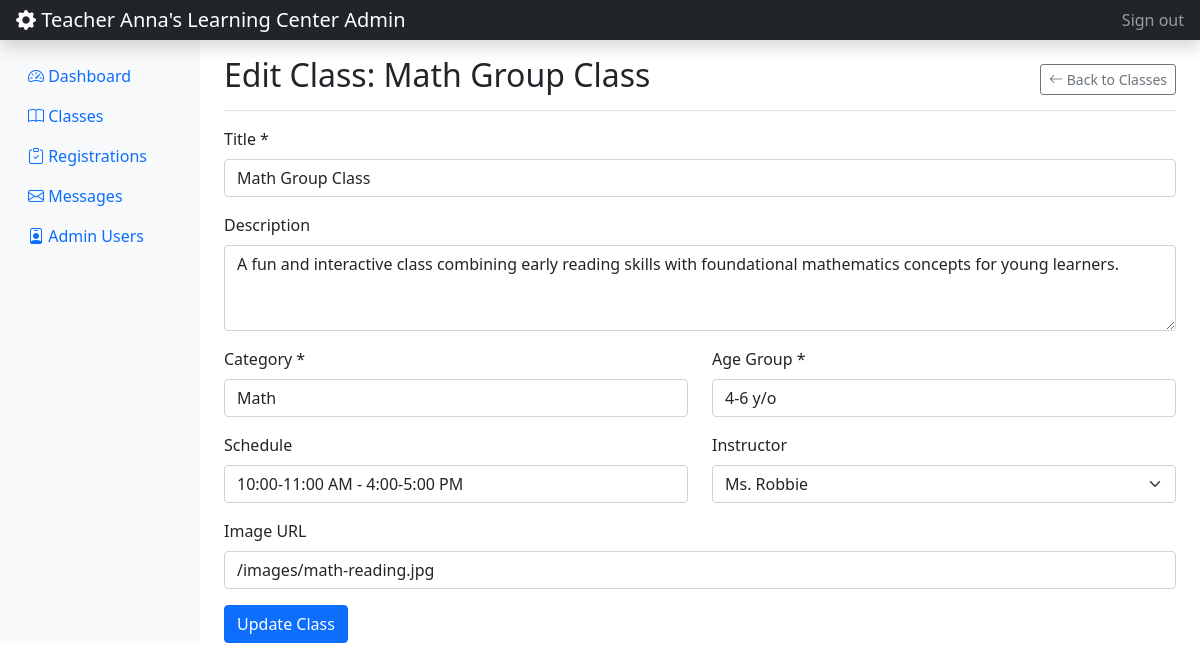
/admin/edit_class.php?id=1 (signed in), run on the app's committed database.
### tables this page shows
CREATE TABLE `classes` (
  `id` int(11) NOT NULL,
  `title` varchar(255) NOT NULL,
  `description` text DEFAULT NULL,
  `category` varchar(100) DEFAULT NULL,
  `age_group` varchar(50) DEFAULT NULL,
  `schedule` varchar(100) DEFAULT NULL,
  `instructor` varchar(100) DEFAULT NULL,
  `image_url` varchar(255) DEFAULT '/api/placeholder/400/300',
  `created_at` timestamp NOT NULL DEFAULT current_timestamp()
);

CREATE TABLE `professors` (
  `id` int(11) NOT NULL,
  `name` varchar(100) NOT NULL,
  `bio` text DEFAULT NULL,
  `specialization` varchar(100) DEFAULT NULL,
  `image_url` varchar(255) DEFAULT '/api/placeholder/400/300'
);

### admin/edit_class.php (the view, shortened to what this page needs)
<?php
require_once '../includes/auth_check.php';
$class_id = $_GET['id'];
$stmt = $pdo->prepare("SELECT * FROM classes WHERE id = ?");
$stmt->execute([$class_id]);
$class = $stmt->fetch();
$professors = $pdo->query("SELECT id, name FROM professors ORDER BY name")->fetchAll();
?>
<?php include '../includes/admin_header.php'; ?>
<div class="d-flex justify-content-between flex-wrap flex-md-nowrap align-items-center pt-3 pb-2 mb-3 border-bottom">
    <h1 class="h2">Edit Class: <?php echo htmlspecialchars($class['title']); ?></h1>
    <a href="manage_classes.php" class="btn btn-sm btn-outline-secondary">
        <i class="bi bi-arrow-left"></i> Back to Classes
    </a>
</div>
<form action="admin_actions.php" method="POST">
    <div class="mb-3">
        <label for="title" class="form-label">Title *</label>
        <input type="text" class="form-control" id="title" name="title" value="<?php echo htmlspecialchars($class['title']); ?>" required>
    </div>
    <div class="mb-3">
        <label for="description" class="form-label">Description</label>
        <textarea class="form-control" id="description" name="description" rows="3"><?php echo htmlspecialchars($class['description']); ?></textarea>
    </div>
    <div class="row">
        <div class="col-md-6 mb-3">
            <label for="category" class="form-label">Category *</label>
            <input type="text" class="form-control" id="category" name="category" value="<?php echo htmlspecialchars($class['category']); ?>" required>
        </div>
        <div class="col-md-6 mb-3">
            <label for="age_group" class="form-label">Age Group *</label>
            <input type="text" class="form-control" id="age_group" name="age_group" value="<?php echo htmlspecialchars($class['age_group']); ?>" required>
        </div>
    </div>
    <div class="row">
        <div class="col-md-6 mb-3">
            <label for="schedule" class="form-label">Schedule</label>
            <input type="text" class="form-control" id="schedule" name="schedule" value="<?php echo htmlspecialchars($class['schedule']); ?>">
        </div>
        <div class="col-md-6 mb-3">
            <label for="instructor" class="form-label">Instructor</label>
            <select class="form-select" id="instructor" name="instructor">
                <?php foreach ($professors as $professor): ?>
                    <option value="<?php echo htmlspecialchars($professor['name']); ?>" <?php echo ($professor['name'] === $class['instructor']) ? 'selected' : ''; ?>>
                        <?php echo htmlspecialchars($professor['name']); ?>
                    </option>
                <?php endforeach; ?>
            </select>
        </div>
    </div>
    <div class="mb-3">
        <label for="image_url" class="form-label">Image URL</label>
        <input type="text" class="form-control" id="image_url" name="image_url" value="<?php echo htmlspecialchars($class['image_url']); ?>">
    </div>
    <button type="submit" class="btn btn-primary">Update Class</button>
</form>
<?php include '../includes/admin_footer.php'; ?>

### data on the page
classes: title "Math Group Class", description "A fun and interactive class combining early reading skills with foundational mathematics concepts for young learners.", category "Math", age_group "4-6 y/o", schedule "10:00-11:00 AM - 4:00-5:00 PM", instructor "Ms. Robbie", image_url "/images/math-reading.jpg"

### other printed values
SITE_NAME "Teacher Anna's Learning Center"
